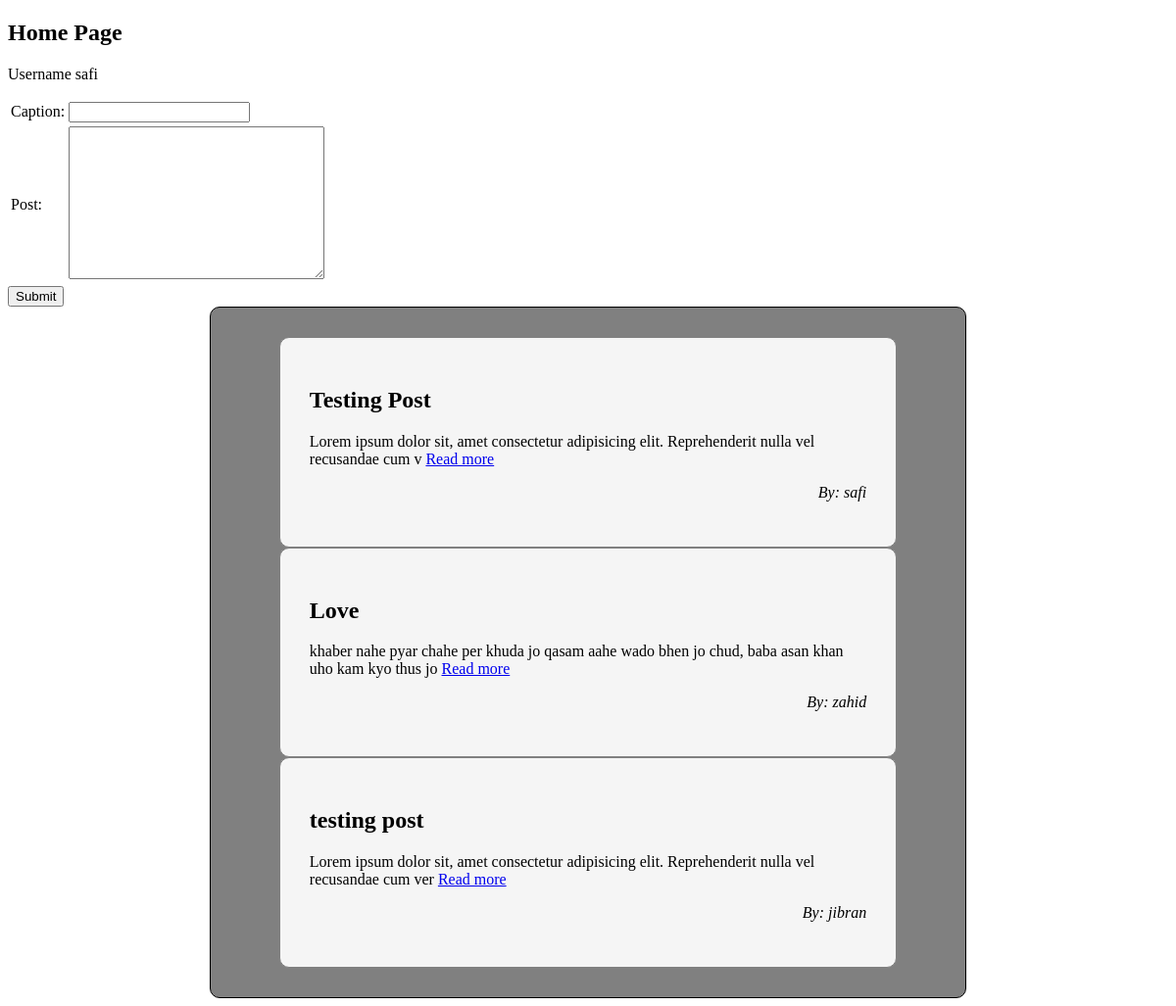
Page /home (signed in) on the committed database.
### app.py (models this page shows, shortened)
class Users(UserMixin, db.Model):
    id = db.Column(db.String(50), primary_key=True)
    name = db.Column(db.String(50), nullable=False)
    phone = db.Column(db.String(15))
    email = db.Column(db.String(100), unique=True, nullable=False)
    password = db.Column(db.String(100), nullable=False)

class Post(db.Model):
    id = db.Column(db.String(100), primary_key=True)
    caption = db.Column(db.String(255), nullable=False)
    post = db.Column(db.String(1000), nullable=False)
    user_id = db.Column(db.String(50), db.ForeignKey('users.id'), nullable=False)
    user = db.relationship('Users', backref=db.backref('posts', lazy=True))

### app.py (the view, shortened to what this page needs)
@app.route("/home", methods=["GET", "POST"])
def home():
    if not current_user.is_authenticated:
        return redirect(url_for('index'))
    posts=[i for i in Post.query.all()]
    return render_template("home.html", posts=posts)

### app.py (called while the page is built)
@loginManager.user_loader
def loader_user(userid):
    return Users.query.get(userid)

### templates/home.html (shortened to what this page needs)
<!DOCTYPE html>
<html lang="en">
<head>
    <link rel="stylesheet" href="{{url_for('static', filename='home.css')}}">
</head>
<body>
    <h2>Home Page</h2>
    <p>Username {{current_user.name}}</p>
    <div class="createPost">
        <form action="" method="post">
            <table>
                <tr>
                    <td>Caption: </td>
                    <td><input type="text" name="caption"></td>
                </tr>
                <tr>
                    <td>Post: </td>
                    <td><textarea name="post" id="" cols="30" rows="10"></textarea></td>
                </tr>
            </table>
            <input type="submit" name="" id="">
        </form>
    </div>
    <div class="Posts">
        {% for post in posts%}
            <div class="post">
                <h2>{{post.caption}}</h2>
                <p>{{post.post[0:100]}} <a href="/post/{{post.id}}">Read more</a></p>
                <p class="by">By: {{post.user.name}}</p>
            </div>
        {%endfor%}
    </div>
</body>
</html>

### static/home.css (style rules this page uses)
.Posts { width: 60%; border: 1px solid black; border-radius: 10px; min-height: 100px; margin: auto; padding: 30px; background-color: gray; }
.post { width: 80%; margin: auto; border: 1px solid gray; margin: auto; border-radius: 10px; padding: 30px; background: whitesmoke; }
.by { text-align: right; font-style: italic; }

### rows in the picture
Users: name "safi"
Post: caption "Testing Post", post "Lorem ipsum dolor sit, amet consectetur adipisicing elit. Reprehenderit nulla vel recusandae cum v", user.name "safi"
Post: caption "Love", post "khaber nahe pyar chahe per khuda jo qasam aahe wado bhen jo chud, baba asan khan uho kam kyo thus jo", user.name "zahid"
Post: caption "testing post", post "Lorem ipsum dolor sit, amet consectetur adipisicing elit. Reprehenderit nulla vel recusandae cum ver", user.name "jibran"
